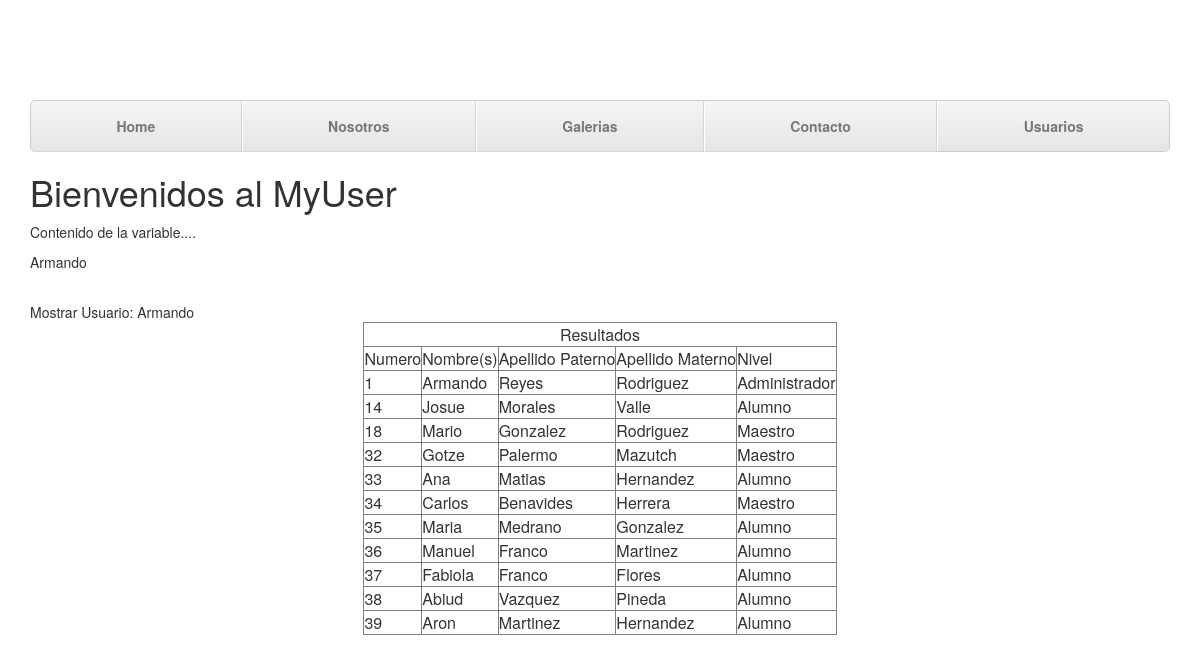
Screenshot of /myusuario with the database file from the repository.
### tables this page shows
CREATE TABLE `personascontrol` (
  `IdPersona` int(11) NOT NULL AUTO_INCREMENT,
  `nombre` varchar(100) DEFAULT NULL,
  `Apat` varchar(100) DEFAULT NULL,
  `Amat` varchar(100) DEFAULT NULL,
  `telefono` varchar(15) DEFAULT NULL,
  `calle` varchar(100) DEFAULT NULL,
  `NumExterior` int(10) DEFAULT NULL,
  `NumInterior` int(10) DEFAULT NULL,
  `colonia` varchar(100) DEFAULT NULL,
  `municipio` varchar(100) DEFAULT NULL,
  `estado` varchar(100) DEFAULT NULL,
  `cp` varchar(10) DEFAULT NULL,
  `correoe` varchar(100) DEFAULT NULL,
  `usuario` varchar(100) DEFAULT NULL,
  `password` varchar(100) DEFAULT NULL,
  `nivel` varchar(100) DEFAULT NULL,
  `estatus` varchar(100) DEFAULT NULL,
  PRIMARY KEY (`IdPersona`)
);

### index.php (called while the page is built, shortened)
<?php
    require ('helpers.php');
    require ('templete/header.php');
    require ('clases/Usuario.php');
        controller($_GET['url']);
?>

### controllers/myusuario.php (called while the page is built)
<?php
    $usuario = new Usuario();
    $titulo = 'Bienvenidos al MyUser';
    $contenido = 'Contenido de la variable....';
    $variables = array('titulo'=>$titulo, 'contenido'=>$contenido,'nombre'=>$usuario->setUsuario());
    view('myusuario',$variables);
?>

### clases/Usuario.php (the view)
<?php
    class Usuario
    {
        private $name;
        public function getUsuario()
        {
            echo "<br>Mostrar Usuario: ".$this->name;
        }
        public function setUsuario()
        {
            $this->name = "Armando";
            return $this->name;
        }
        public function ConsultarDatos()
        {
            $sql01="SELECT * FROM personascontrol WHERE estatus = 1 ORDER BY IdPersona ASC";
            $consulta = mysql_query($sql01) or die ("error 1");
            echo "<div class=table-resposive align=center>";
            echo "<table class=\*table table-striped\ border=1>";
            echo "<tr><td colspan=5 align=center>Resultados</td></tr>";
            echo"<tr><td>Numero</td><td>Nombre(s)</td><td>Apellido Paterno</td><td>Apellido Materno</td><td>Nivel</td>";
            while($field = mysql_fetch_array($consulta))
            {
                $this->IdPersona = $field['IdPersona'];
                $this->Nombre = $field['nombre'];
                $this->ApellidoPaterno = $field['Apat'];
                $this->ApellidoMaterno = $field['Amat'];
                $this->Nivel = $field['nivel'];
                switch($this->Nivel)
                {
                    case 1:
                        $type = "Administrador";
                        break;
                    case 2:
                        $type = "Maestro";
                        break;
                    case 3:
                        $type = "Alumno";
                        break;
                }
                echo "<tr><td>$this->IdPersona</td><td>$this->Nombre</td><td>$this->ApellidoPaterno</td><td>$this->ApellidoMaterno</td><td>$type</td></tr>";
            }
            echo "</table>";
            echo "</div>";
        }
    }
?>

### templete/header.php (shortened to what this page needs)
<html lang="en">
<head>
    <link href="./bootstrap/css/bootstrap.min.css" rel="stylesheet">
    <link href="./bootstrap/justified-nav.css" rel="stylesheet">
</head>
<body>
<div class="container">
<?php
echo "<br><br><br>";
        require('templete/menu.php');
?>

### templete/menu.php (shortened to what this page needs)
<div class="masthead">
    <ul class="nav nav-justified">
        <li><a href="home">Home</a></li>
        <li><a href="nosotros">Nosotros</a></li>
        <li><a href="galeria">Galerias</a></li>
        <li><a href="contacto">Contacto</a></li>
        <li><a href="myusuario">Usuarios</a></li>
    </ul>
</div>

### helpers.php (shortened to what this page needs)
<?php
    function view($plantilla,$variables = array())
    {
        extract ($variables);
        require('view/'.$plantilla.'.tpl.php');
    }
    function controller($nombre)
    {
            $archivo = "controllers/$nombre.php";
            if(file_exists($archivo))
                require($archivo);
            else
                echo "error archivo no encontrado";
    }
?>

### view/myusuario.tpl.php
<?php
$usuario01 = new Usuario();
?>
<html>
<head></head>
<body>
<h1><?=$titulo ?></h1>
<p><?=$contenido ?></p>
<p><?=$nombre ?></p>
<?php
$usuario01->setUsuario();
$usuario01->getUsuario();
$usuario01 ->ConsultarDatos();
?>
</body>
</html>

### rows the page displays
personascontrol: IdPersona "1", nombre "Armando", Apat "Reyes", Amat "Rodriguez", nivel "Administrador"
personascontrol: IdPersona "14", nombre "Josue", Apat "Morales", Amat "Valle", nivel "Alumno"
personascontrol: IdPersona "18", nombre "Mario", Apat "Gonzalez", Amat "Rodriguez", nivel "Maestro"
personascontrol: IdPersona "32", nombre "Gotze", Apat "Palermo", Amat "Mazutch", nivel "Maestro"
personascontrol: IdPersona "33", nombre "Ana", Apat "Matias", Amat "Hernandez", nivel "Alumno"
personascontrol: IdPersona "34", nombre "Carlos", Apat "Benavides", Amat "Herrera", nivel "Maestro"
personascontrol: IdPersona "35", nombre "Maria", Apat "Medrano", Amat "Gonzalez", nivel "Alumno"
personascontrol: IdPersona "36", nombre "Manuel", Apat "Franco", Amat "Martinez", nivel "Alumno"
personascontrol: IdPersona "37", nombre "Fabiola", Apat "Franco", Amat "Flores", nivel "Alumno"
personascontrol: IdPersona "38", nombre "Abiud", Apat "Vazquez", Amat "Pineda", nivel "Alumno"
personascontrol: IdPersona "39", nombre "Aron", Apat "Martinez", Amat "Hernandez", nivel "Alumno"

### other values shown
$titulo "Bienvenidos al MyUser"
$contenido "Contenido de la variable...."
$nombre "Armando"
$this->name "Armando"
